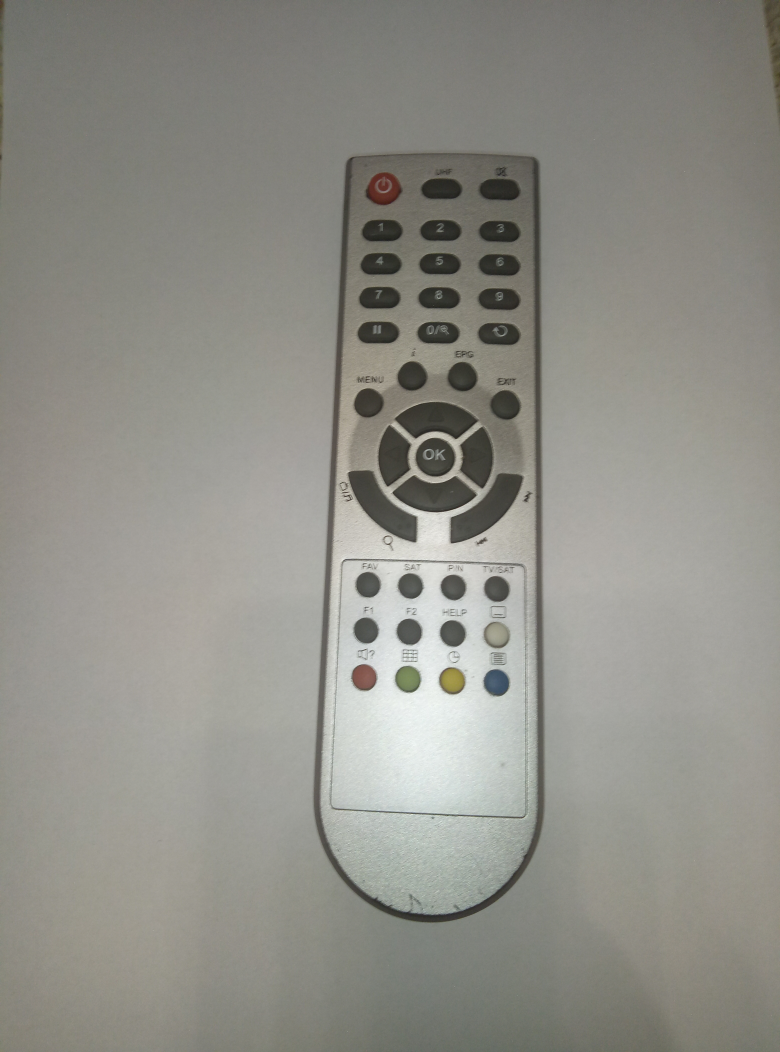
#> input picture CVPR_IMG/P81103-184815.jpg, 3120 x 4208 px, found by its file name (shown at 1/4 size)
$ python asift.py CVPR_IMG/P81103-184815.jpg
#> lines starting #> are read from the running program, lines starting #| are printed output that depends on the picture
### find_obj.py
#!/usr/bin/env python

'''
Feature-based image matching sample.

Note, that you will need the https://github.com/opencv/opencv_contrib repo for SIFT and SURF

USAGE
  find_obj.py [--feature=<sift|surf|orb|akaze|brisk>[-flann]] [ <image1> <image2> ]

  --feature  - Feature to use. Can be sift, surf, orb or brisk. Append '-flann'
               to feature name to use Flann-based matcher instead bruteforce.

  Press left mouse button on a feature point to see its matching point.
'''

# Python 2/3 compatibility
from __future__ import print_function

import numpy as np
import cv2 as cv
from common import anorm, getsize

FLANN_INDEX_KDTREE = 1  # bug: flann enums are missing
FLANN_INDEX_LSH    = 6


def init_feature(name):
    chunks = name.split('-')
    if chunks[0] == 'sift':
        detector = cv.xfeatures2d.SIFT_create()
        norm = cv.NORM_L2
    elif chunks[0] == 'surf':
        detector = cv.xfeatures2d.SURF_create(800)
        norm = cv.NORM_L2
    elif chunks[0] == 'orb':
        detector = cv.ORB_create(400)
        norm = cv.NORM_HAMMING
    elif chunks[0] == 'akaze':
        detector = cv.AKAZE_create()
        norm = cv.NORM_HAMMING
    elif chunks[0] == 'brisk':
        detector = cv.BRISK_create()
        norm = cv.NORM_HAMMING
    else:
        return None, None
    if 'flann' in chunks:
        if norm == cv.NORM_L2:
            flann_params = dict(algorithm = FLANN_INDEX_KDTREE, trees = 5)
        else:
            flann_params= dict(algorithm = FLANN_INDEX_LSH,
                               table_number = 6, # 12
                               key_size = 12,     # 20
                               multi_probe_level = 1) #2
        matcher = cv.FlannBasedMatcher(flann_params, {})  # bug : need to pass empty dict (#1329)
    else:
        matcher = cv.BFMatcher(norm)
    return detector, matcher


# [78 lines left out: functions filter_matches, explore_match, not called in this run]


# [51 lines that do not run on import are left out]

### asift.py
#!/usr/bin/env python

'''
Affine invariant feature-based image matching sample.

This sample is similar to find_obj.py, but uses the affine transformation
space sampling technique, called ASIFT [1]. While the original implementation
is based on SIFT, you can try to use SURF or ORB detectors instead. Homography RANSAC
is used to reject outliers. Threading is used for faster affine sampling.

[1] http://www.ipol.im/pub/algo/my_affine_sift/

USAGE
  asift.py [--feature=<sift|surf|orb|brisk>[-flann]] [ <image1> <image2> ]

  --feature  - Feature to use. Can be sift, surf, orb or brisk. Append '-flann'
               to feature name to use Flann-based matcher instead bruteforce.

  Press left mouse button on a feature point to see its matching point.
'''

# Python 2/3 compatibility
from __future__ import print_function

import numpy as np
import cv2 as cv

# built-in modules
import itertools as it
from multiprocessing.pool import ThreadPool

# local modules
from common import Timer
from find_obj import init_feature, filter_matches, explore_match


def affine_skew(tilt, phi, img, mask=None):
    '''
    affine_skew(tilt, phi, img, mask=None) -> skew_img, skew_mask, Ai

    Ai - is an affine transform matrix from skew_img to img
    '''
    h, w = img.shape[:2]
    if mask is None:
        mask = np.zeros((h, w), np.uint8)
        mask[:] = 255
    A = np.float32([[1, 0, 0], [0, 1, 0]])
    if phi != 0.0:
        phi = np.deg2rad(phi)
        s, c = np.sin(phi), np.cos(phi)
        A = np.float32([[c,-s], [ s, c]])
        corners = [[0, 0], [w, 0], [w, h], [0, h]]
        tcorners = np.int32( np.dot(corners, A.T) )
        x, y, w, h = cv.boundingRect(tcorners.reshape(1,-1,2))
        A = np.hstack([A, [[-x], [-y]]])
        img = cv.warpAffine(img, A, (w, h), flags=cv.INTER_LINEAR, borderMode=cv.BORDER_REPLICATE)
    if tilt != 1.0:
        s = 0.8*np.sqrt(tilt*tilt-1)
        img = cv.GaussianBlur(img, (0, 0), sigmaX=s, sigmaY=0.01)
        img = cv.resize(img, (0, 0), fx=1.0/tilt, fy=1.0, interpolation=cv.INTER_NEAREST)
        A[0] /= tilt
    if phi != 0.0 or tilt != 1.0:
        h, w = img.shape[:2]
        mask = cv.warpAffine(mask, A, (w, h), flags=cv.INTER_NEAREST)
    Ai = cv.invertAffineTransform(A)
    return img, mask, Ai


def affine_detect(detector, img, mask=None, pool=None):
    '''
    affine_detect(detector, img, mask=None, pool=None) -> keypoints, descrs

    Apply a set of affine transformations to the image, detect keypoints and
    reproject them into initial image coordinates.
    See http://www.ipol.im/pub/algo/my_affine_sift/ for the details.

    ThreadPool object may be passed to speedup the computation.
    '''
    params = [(1.0, 0.0)]
    for t in 2**(0.5*np.arange(1,6)):
        for phi in np.arange(0, 180, 72.0 / t):
            params.append((t, phi))

    def f(p):
        t, phi = p
        timg, tmask, Ai = affine_skew(t, phi, img)
        keypoints, descrs = detector.detectAndCompute(timg, tmask)
        for kp in keypoints:
            x, y = kp.pt
            kp.pt = tuple( np.dot(Ai, (x, y, 1)) )
        if descrs is None:
            descrs = []
        return keypoints, descrs

    keypoints, descrs = [], []
    if pool is None:
        ires = it.imap(f, params)
    else:
        ires = pool.imap(f, params)

    for i, (k, d) in enumerate(ires):
        print('affine sampling: %d / %d\r' % (i+1, len(params)), end='')
        keypoints.extend(k)
        descrs.extend(d)

    print()
    return keypoints, np.array(descrs)

def match_and_draw(win):
    with Timer('matching'):
        raw_matches = matcher.knnMatch(desc1, trainDescriptors=desc2, k=2)  # 2
    p1, p2, kp_pairs = filter_matches(kp1, kp2, raw_matches)
    if len(p1) >= 4:
        H, status = cv.findHomography(p1, p2, cv.RANSAC, 5.0)
        print('%d / %d  inliers/matched' % (np.sum(status), len(status)))
        # do not draw outliers (there will be a lot of them)
        kp_pairs = [kpp for kpp, flag in zip(kp_pairs, status) if flag]
    else:
        H, status = None, None
        print('%d matches found, not enough for homography estimation' % len(p1))

        explore_match(win, img1, img2, kp_pairs, None, H)


if __name__ == '__main__':
    print(__doc__)

    import sys, getopt
    opts, args = getopt.getopt(sys.argv[1:], '', ['feature='])
    opts = dict(opts)
    feature_name = opts.get('--feature', 'sift')
    try:
        fn1, fn2 = args
    except:
        fn1 = 'D:\CVPR_IMG2\P81103-184815.jpg'
        fn2 = 'D:\CVPR_IMG2\P81103-184937.jpg'
    img1 = cv.imread(fn1, 0)
#> img1: shape (4208, 3120); min 0, max 255, mean 142.2
    img2 = cv.imread(fn2, 0)
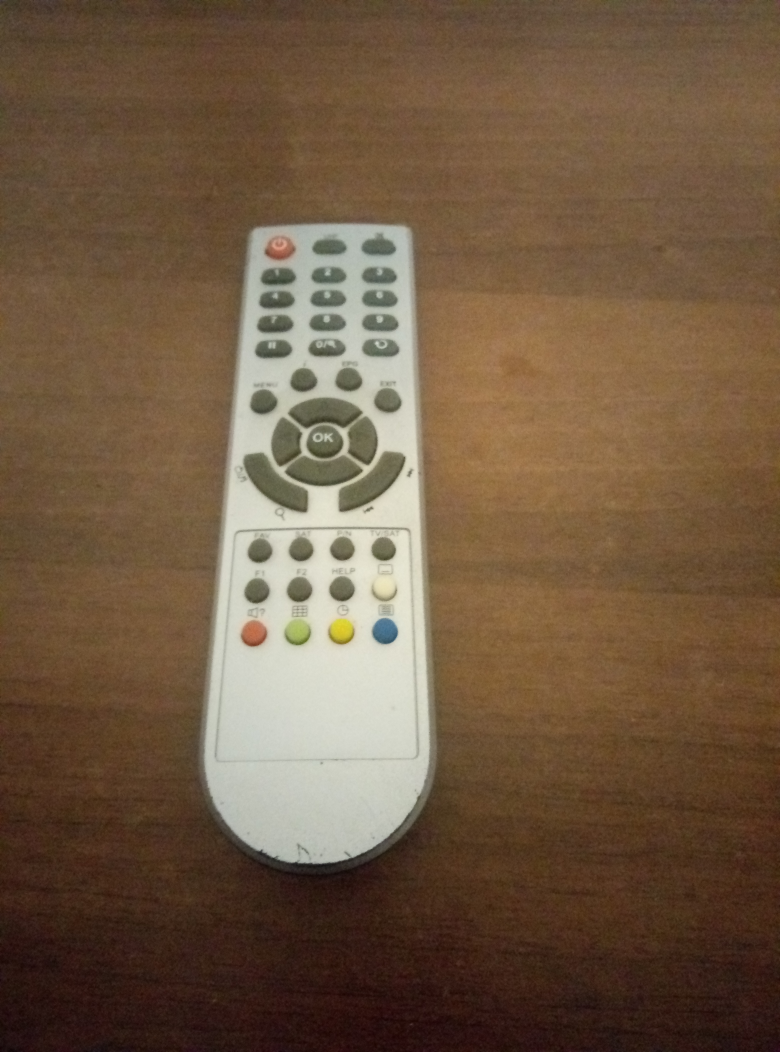
#> input picture CVPR_IMG/P81103-184937.jpg, 3120 x 4208 px, found by its file name (shown at 1/4 size)
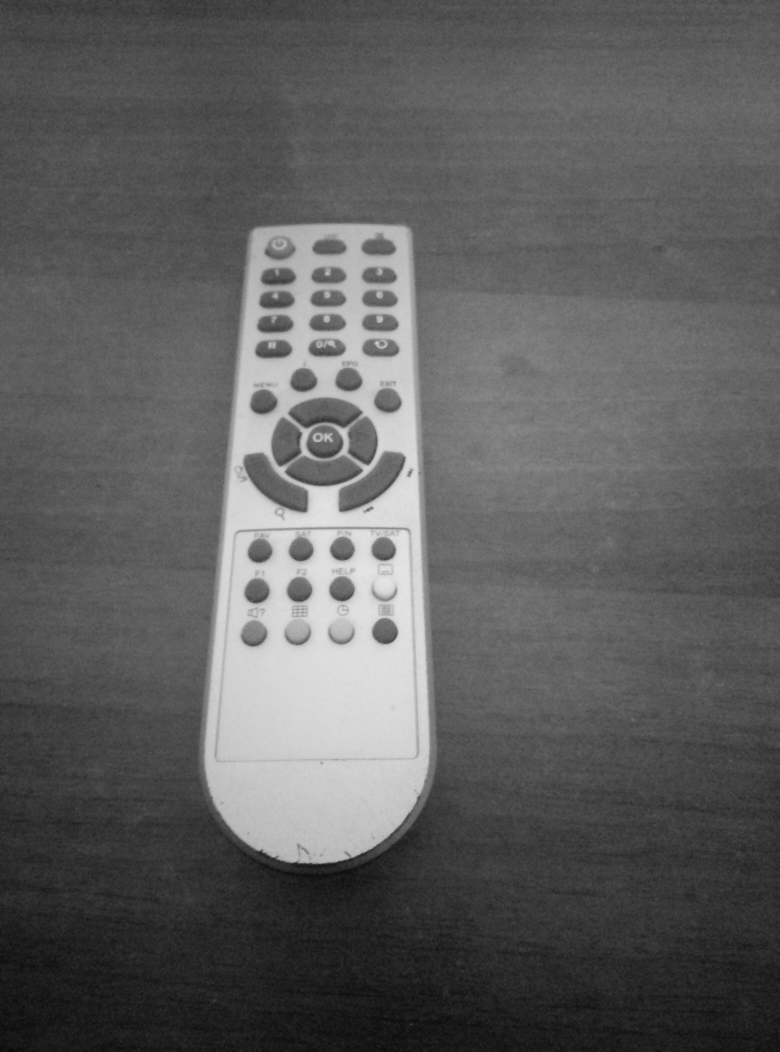
#> img2: shape (4208, 3120) (shown at 1/4 size); min 6, max 232, mean 93.7
    detector, matcher = init_feature(feature_name)

    print('using', feature_name)

    pool=ThreadPool(processes = cv.getNumberOfCPUs())
    kp1, desc1 = affine_detect(detector, img1, pool=pool)
#> in f, `timg, tmask, Ai = affine_skew(t, phi, img)`: tmask: shape (4208, 3120); every value is 255
#> in f, `timg, tmask, Ai = affine_skew(t, phi, img)`: Ai = [[1, 0, 0], [0, 1, 0]]
#> (the run stopped early here; a loop or call above may not have finished)
